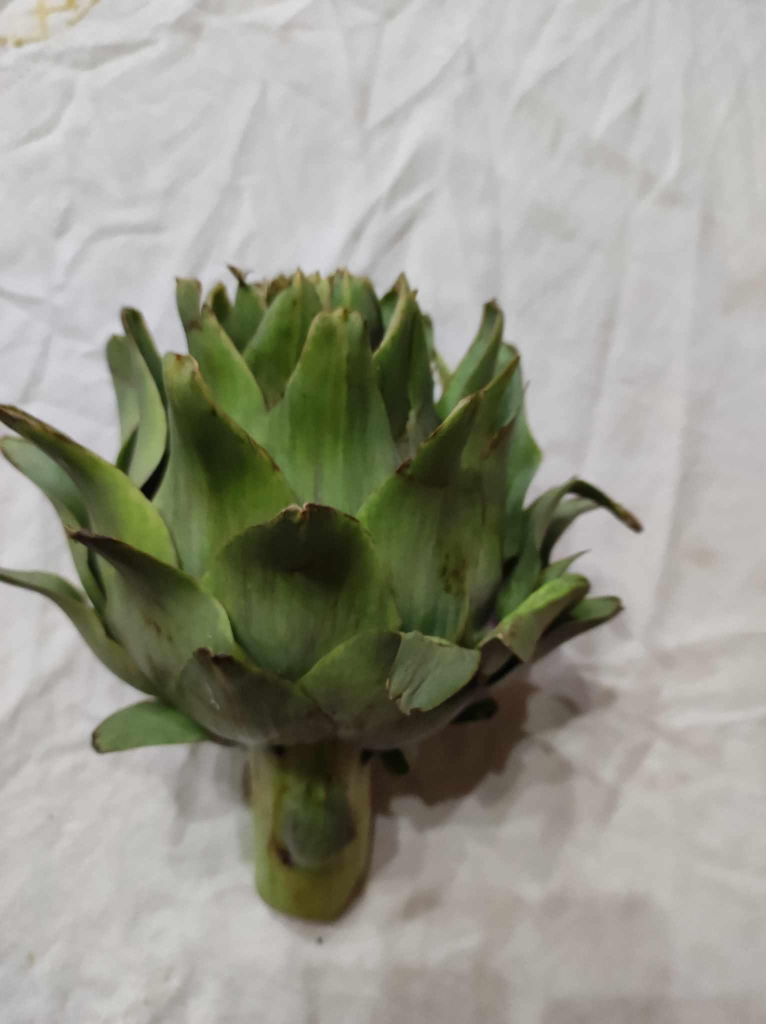
#> input picture Test/Artichoc (2).JPG, 1532 x 2048 px, found by its file name (shown at 1/2 size); its folder holds 4 pictures in this run
$ python TpFinalSift.py
#> lines starting #> are read from the running program, lines starting #| are printed output that depends on the picture
import cv2
import os
import numpy as np
def resize_image(image, target_size=(480, 480)):
    return cv2.resize(image, target_size)
images_training = []
images_test = []
images_training_name = []

for fichier in os.listdir(r"C:\STUDY\TAI\TPfinal\Test"):

    chemin_image = os.path.join(r'C:\STUDY\TAI\TPfinal\Test', fichier)
    imgTest = cv2.imread(chemin_image, cv2.IMREAD_ANYCOLOR)
#> imgTest is the input picture: shape (2048, 1532, 3); mean B, G, R 140.8, 153.2, 152.8
    resized_img = resize_image(imgTest)
#> in resize_image, `return cv2.resize(image, target_size)`:
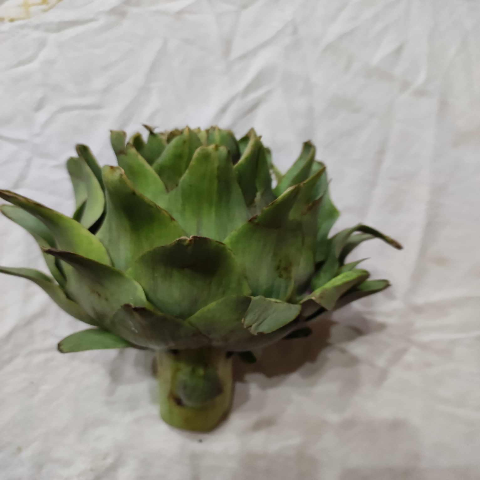
#> returned value: shape (480, 480, 3); mean of channels 0, 1, 2 140.7, 153.1, 152.8; drawn as B, G, R
    images_test.append(resized_img)
#> pass 2 of the loop `for fichier in os.listdir(r"C:\STUDY\TAI\TPfinal\Test"):`:
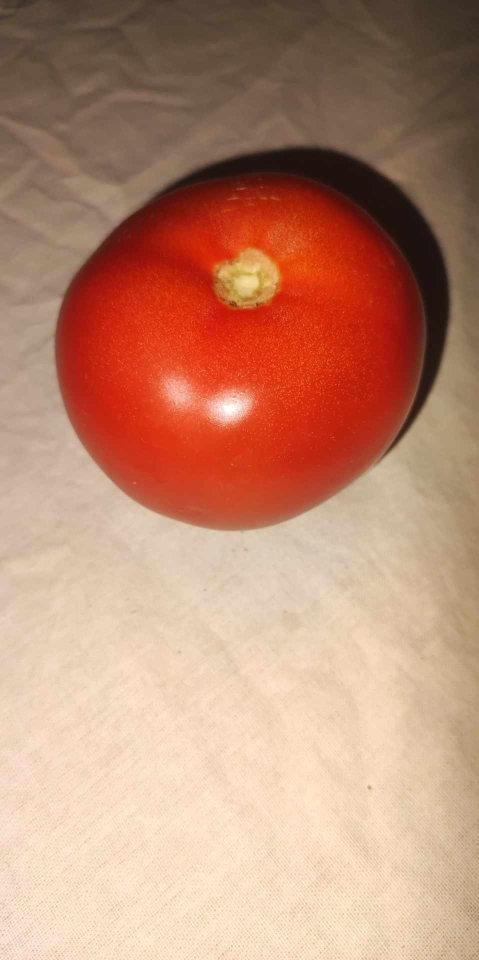
#> input picture Test/Tomato2.JPG, 957 x 1920 px, found by its file name (shown at 1/2 size)
#> imgTest is the input picture: shape (1920, 957, 3); mean B, G, R 116.1, 139.6, 189
#> in resize_image (call 2), `return cv2.resize(image, target_size)`:
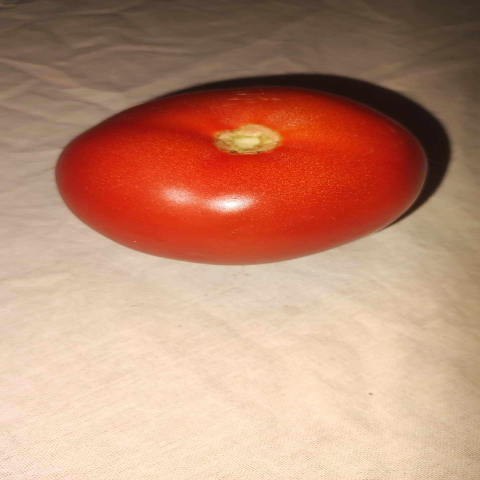
#> returned value: shape (480, 480, 3); mean of channels 0, 1, 2 116.1, 139.6, 189.1; drawn as B, G, R
#> pass 3 of the loop `for fichier in os.listdir(r"C:\STUDY\TAI\TPfinal\Test"):`:
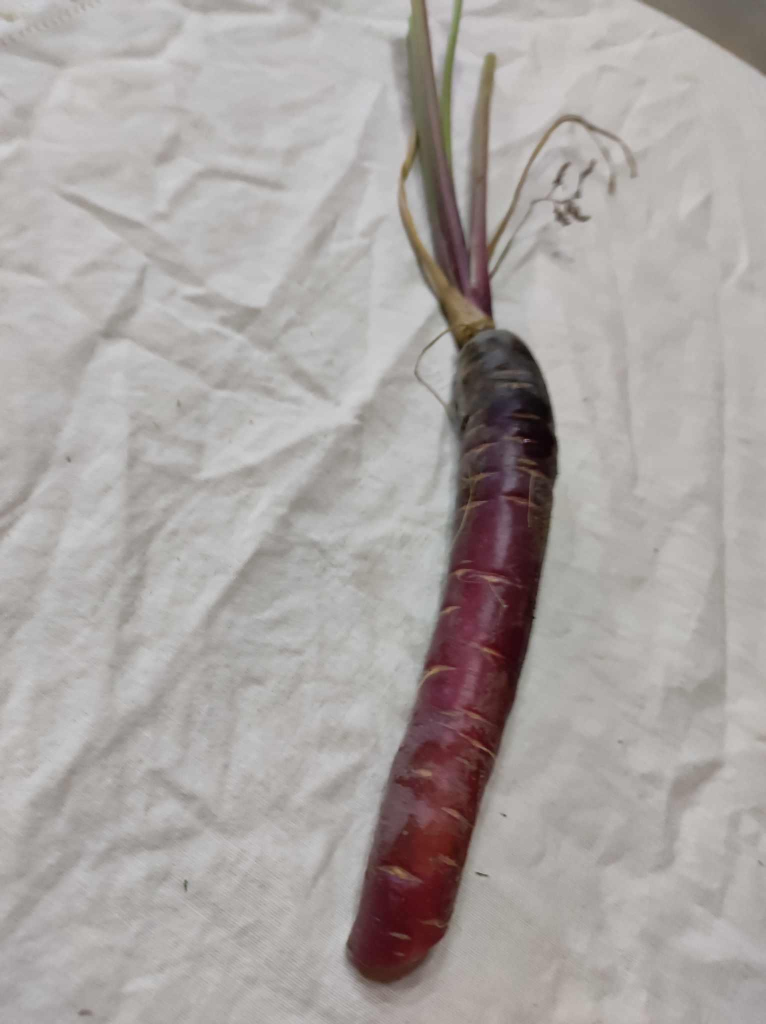
#> input picture Test/carot.JPG, 1532 x 2048 px, found by its file name (shown at 1/2 size)
#> imgTest is the input picture: shape (2048, 1532, 3); mean B, G, R 161.9, 164.1, 169.7
#> in resize_image (call 3), `return cv2.resize(image, target_size)`:
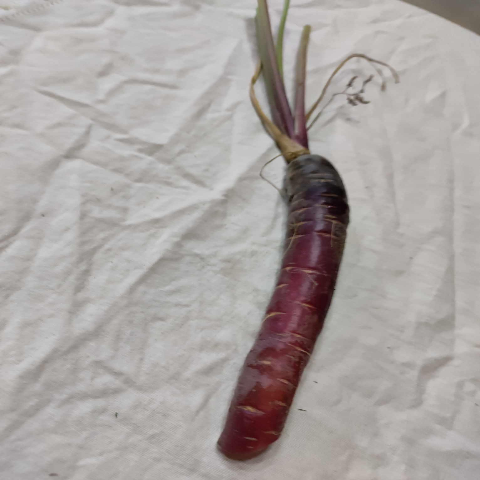
#> returned value: shape (480, 480, 3); mean of channels 0, 1, 2 161.9, 164, 169.7; drawn as B, G, R
#> the loop made 4 passes; the first 3 are shown

#> (the run stopped early here; a loop or call above may not have finished)
